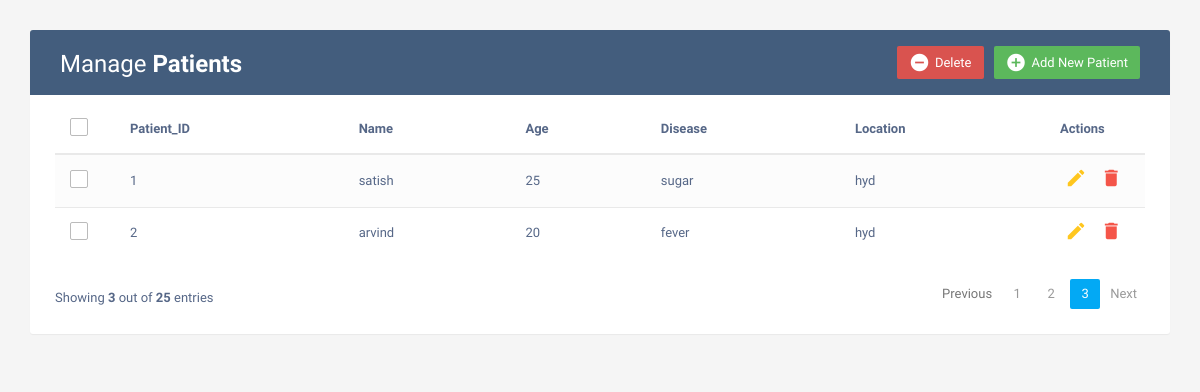
The page /home on the database its author committed.
### CRUD/models.py (models this page shows)
class Patients(models.Model):
    Patient_ID = models.IntegerField()
    Name = models.CharField(max_length=200)
    Age = models.IntegerField()
    Disease = models.CharField(max_length=200)
    Location = models.CharField(max_length=200)

### CRUD/views.py (the view)
# urls.py: path('home',views.INDEX,name='home'),
def INDEX(request):
    pat=Patients.objects.all()
    context = {
        'pat':pat,
    }
    return render(request,'index.html',context)

### templates/index.html (shortened to what this page needs)
{% load static %}
<!DOCTYPE html>
<html lang="en">
<head>
<link rel="stylesheet" href="https://maxcdn.bootstrapcdn.com/font-awesome/4.7.0/css/font-awesome.min.css">
<link rel="stylesheet" href="https://maxcdn.bootstrapcdn.com/bootstrap/3.3.7/css/bootstrap.min.css">
  <body>
    <div class="container">
        <div class="table-wrapper">
            <div class="table-title">
                <div class="row">
                    <div class="col-sm-6">
						<h2>Manage <b>Patients </b></h2>
					</div>
					<div class="col-sm-6">
						<a href="#addPatientModal" class="btn btn-success" data-toggle="modal"><i class="material-icons">&#xE147;</i> <span>Add New Patient</span></a>
						<a href="#deletePatientModal" class="btn btn-danger" data-toggle="modal"><i class="material-icons">&#xE15C;</i> <span>Delete</span></a>
					</div>
                </div>
            </div>
            <table class="table table-striped table-hover">
                <thead>
                    <tr>
						<th>
							<span class="custom-checkbox">
								<label for="selectAll"></label>
							</span>
						</th>
                        <th>Patient_ID</th>
                        <th>Name</th>
						<th>Age</th>
                        <th>Disease</th>
                        <th>Location</th>
                        <th>Actions</th>
                    </tr>
                </thead>
                <tbody>
                    {% for i in pat %}
                    <tr>
						<td>
							<span class="custom-checkbox">
								<label for="checkbox1"></label>
							</span>
						</td>
                        <td>{{i.Patient_ID}}</td>
                        <td>{{i.Name}}</td>
                        <td>{{i.Age}}</td>
						<td>{{i.Disease}}</td>
                        <td>{{i.Location}}</td>
                        <td>
                            <a href="#editPatientModal-{{forloop.counter}}" class="edit" data-toggle="modal"><i class="material-icons" data-toggle="tooltip" title="Edit">&#xE254;</i></a>
                            <a href="#deletePatientModal-{{forloop.counter}}" class="delete" data-toggle="modal"><i class="material-icons" data-toggle="tooltip" title="Delete">&#xE872;</i></a>
                        </td>
                    </tr>
					{% endfor %}
                </tbody>
            </table>
			<div class="clearfix">
                <div class="hint-text">Showing <b>3</b> out of <b>25</b> entries</div>
                <ul class="pagination">
                    <li class="page-item disabled"><a href="#">Previous</a></li>
                    <li class="page-item"><a href="#" class="page-link">1</a></li>
                    <li class="page-item"><a href="" class="page-link">2</a></li>
                    <li class="page-item active"><a href="#" class="page-link">3</a></li>
                    <li class="page-item"><a href="#" class="page-link">Next</a></li>
                </ul>
            </div>
        </div>
    </div>
</body>
</html>

### templates/index.html (style rules this page uses)
body { color: #566787; background: #f5f5f5; font-family: 'Varela Round', sans-serif; font-size: 13px; }
.table-wrapper { background: #fff; padding: 20px 25px; margin: 30px 0; border-radius: 3px; box-shadow: 0 1px 1px rgba(0,0,0,.05); }
.table-title { padding-bottom: 15px; background: #435d7d; color: #fff; padding: 16px 30px; margin: -20px -25px 10px; border-radius: 3px 3px 0 0; }
.table-title h2 { margin: 5px 0 0; font-size: 24px; }
.table-title .btn { color: #fff; float: right; font-size: 13px; border: none; min-width: 50px; border-radius: 2px; border: none; outline: none !important; margin-left: 10px; }
.table-title .btn i { float: left; font-size: 21px; margin-right: 5px; }
.table-title .btn span { float: left; margin-top: 2px; }
table.table tr th, table.table tr td { border-color: #e9e9e9; padding: 12px 15px; vertical-align: middle; }
table.table tr th:first-child { width: 60px; }
table.table tr th:last-child { width: 100px; }
table.table-striped tbody tr:nth-of-type(odd) { background-color: #fcfcfc; }
table.table td:last-child i { opacity: 0.9; font-size: 22px; margin: 0 5px; }
table.table td a { font-weight: bold; color: #566787; display: inline-block; text-decoration: none; outline: none !important; }
table.table td a.edit { color: #FFC107; }
table.table td a.delete { color: #F44336; }
table.table td i { font-size: 19px; }
.pagination { float: right; margin: 0 0 5px; }
.pagination li a { border: none; font-size: 13px; min-width: 30px; min-height: 30px; color: #999; margin: 0 2px; line-height: 30px; border-radius: 2px !important; text-align: center; padding: 0 6px; }
.pagination li.active a, .pagination li.active a.page-link { background: #03A9F4; }
.hint-text { float: left; margin-top: 10px; font-size: 13px; }
.custom-checkbox { position: relative; }
.custom-checkbox label:before { width: 18px; height: 18px; }
.custom-checkbox label:before { content: ''; margin-right: 10px; display: inline-block; vertical-align: text-top; background: white; border: 1px solid #bbb; border-radius: 2px; box-sizing: border-box; z-index: 2; }

### rows shown on the page
Patients: Patient_ID "1", Name "satish", Age "25", Disease "sugar", Location "hyd"
Patients: Patient_ID "2", Name "arvind", Age "20", Disease "fever", Location "hyd"
